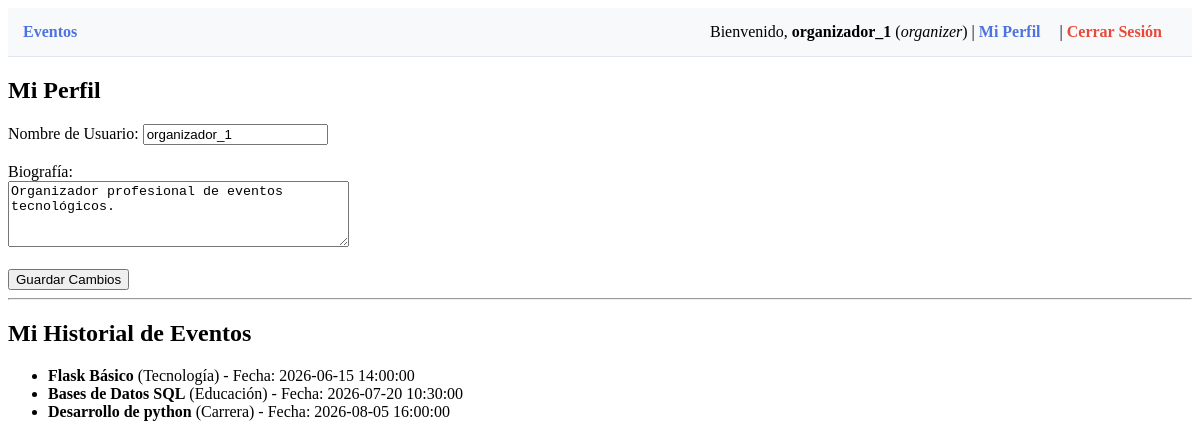
The page /users/profile (signed in) on the database its author committed.
### models.py (models this page shows)
class User(db.Model, UserMixin):
    __tablename__ = 'users'
    id = db.Column(db.Integer, primary_key=True)
    username = db.Column(db.String(50), unique=True, nullable=False)
    email = db.Column(db.String(120), unique=True, nullable=False)
    password_hash = db.Column(db.String(256), nullable=False)
    role = db.Column(db.String(20), nullable=False) # 'organizer' o 'attendee'
    bio = db.Column(db.Text, nullable=True)
    events_created = db.relationship('Event', backref='organizer', lazy=True)
    registrations = db.relationship('Registration', backref='user', lazy=True)

class Event(db.Model):
    __tablename__ = 'events'
    id = db.Column(db.Integer, primary_key=True)
    title = db.Column(db.String(100), nullable=False)
    description = db.Column(db.Text, nullable=False)
    date = db.Column(db.DateTime, nullable=False)
    capacity = db.Column(db.Integer, nullable=False)
    category = db.Column(db.String(50), nullable=False)
    organizer_id = db.Column(db.Integer, db.ForeignKey('users.id'), nullable=False)
    attendees = db.relationship('Registration', backref='event', lazy=True)

### users/routes.py (the view, shortened to what this page needs)
@users_bp.route('/profile', methods=['GET', 'POST'])
@login_required
def profile():
    history = []
    if current_user.role == 'organizer':
        history = Event.query.filter_by(organizer_id=current_user.id).all()
    elif current_user.role == 'attendee':
        registrations = Registration.query.filter_by(user_id=current_user.id).all()
        history = [reg.event for reg in registrations]
    return render_template('users/profile.html', history=history)

### app.py (called while the page is built)
def create_app():
    app = Flask(__name__)
    app.config.from_object(Config)
    db.init_app(app)
    login_manager = LoginManager()
    login_manager.login_view = 'auth.login' # Ruta a la que redirige si no está autenticado
    login_manager.init_app(app)
    @login_manager.user_loader
    def load_user(user_id):
        return User.query.get(int(user_id))
    from auth.routes import auth_bp
    from events.routes import events_bp
    from users.routes import users_bp
    app.register_blueprint(auth_bp)
    app.register_blueprint(events_bp)
    app.register_blueprint(users_bp)
    with app.app_context():
        db.create_all()
    @app.route('/')
    def index():
        return redirect(url_for('events.list_events'))
    return app

### templates/users/profile.html
{% extends 'base.html' %}
{% block content %}
<h2>Mi Perfil</h2>
<form action="{{ url_for('users.profile') }}" method="POST">
    Nombre de Usuario: <input type="text" name="username" value="{{ current_user.username }}" required><br><br>
    Biografía: <br>
    <textarea name="bio" rows="4" cols="40">{{ current_user.bio }}</textarea><br><br>
    <button type="submit">Guardar Cambios</button>
</form>
<hr>
<h2>Mi Historial de Eventos</h2>
<ul>
    {% for event in history %}
        <li>
            <strong>{{ event.title }}</strong> ({{ event.category }}) - Fecha: {{ event.date }}
        </li>
    {% else %}
        <li>No tienes eventos registrados en tu historial todavía.</li>
    {% endfor %}
</ul>
{% endblock %}

### templates/base.html (shortened to what this page needs)
<!DOCTYPE html>
<html lang="es">
<head>
</head>
<body>
    <nav>
        <div>
            <a href="{{ url_for('events.list_events') }}">Eventos</a>
        </div>
        <div>
            {% if current_user.is_authenticated %}
                <span>Bienvenido, <strong>{{ current_user.username }}</strong> (<i>{{ current_user.role }}</i>)</span> |
                <a href="{{ url_for('users.profile') }}">Mi Perfil</a> |
                <a href="{{ url_for('auth.logout') }}" class="logout-btn">Cerrar Sesión</a>
            {% else %}
                <a href="{{ url_for('auth.login') }}">Ingresar</a> |
                <a href="{{ url_for('auth.register') }}">Registrarse</a>
            {% endif %}
        </div>
    </nav>
    {% block content %}
    {% endblock %}
</body>
</html>

### templates/base.html (style rules this page uses)
nav { background-color: #f8f9fa; padding: 15px; border-bottom: 1px solid #e3e6f0; margin-bottom: 20px; display: flex; justify-content: space-between; align-items: center; }
nav a { color: #4e73df; text-decoration: none; margin-right: 15px; font-weight: bold; }
.logout-btn { color: #e74a3b; }

### rows shown on the page
User: username "organizador_1", role "organizer", bio "Organizador profesional de eventos tecnológicos."
Event: title "Flask Básico", category "Tecnología", date "2026-06-15 14:00:00"
Event: title "Bases de Datos SQL", category "Educación", date "2026-07-20 10:30:00"
Event: title "Desarrollo de python", category "Carrera", date "2026-08-05 16:00:00"
